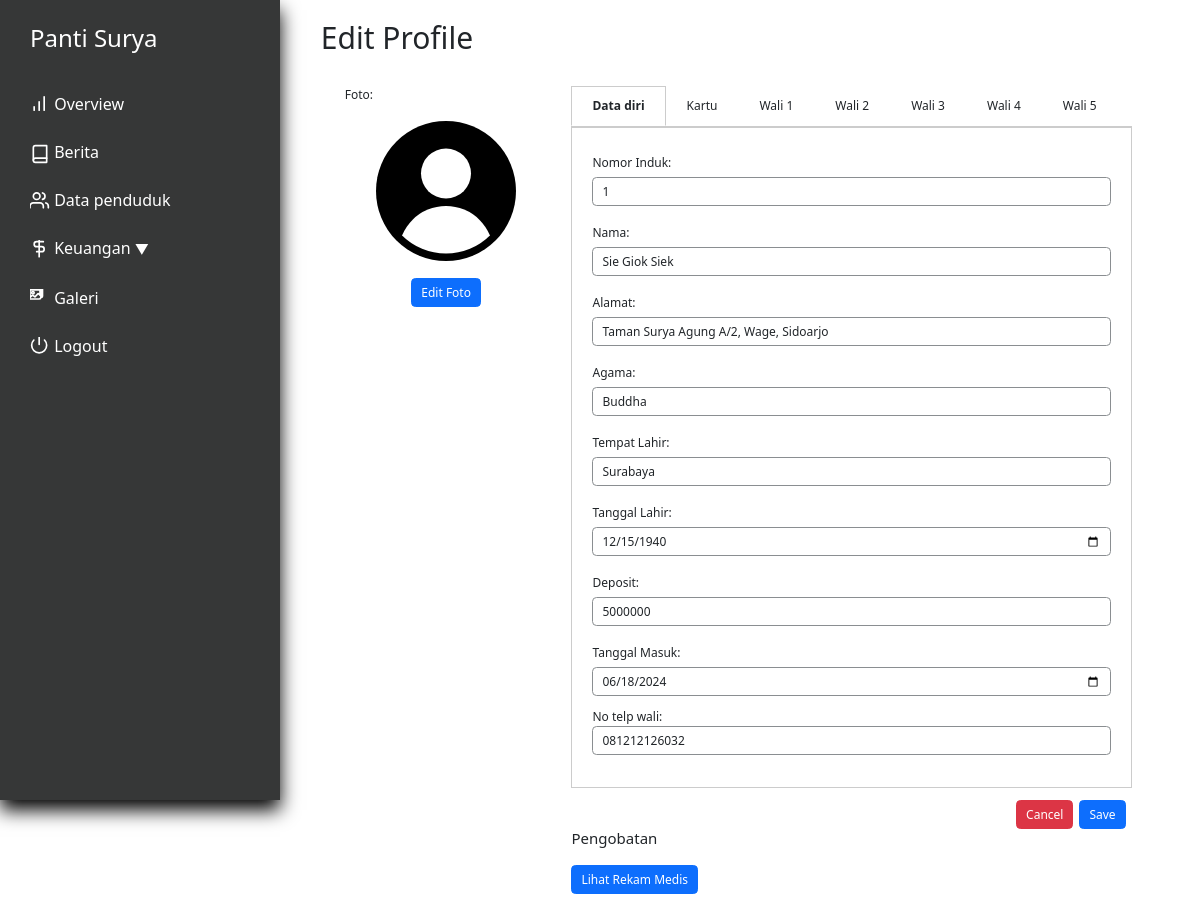
Page /pendudukLihat.php?id=70 (signed in) on the committed database.
### tables this page shows
CREATE TABLE `penduduk` (
  `id` int(11) NOT NULL,
  `nama` varchar(250) NOT NULL,
  `alamat` varchar(100) NOT NULL,
  `tanggal_masuk` date DEFAULT NULL,
  `keuangan_pondokkan` int(11) NOT NULL,
  `keuangan_tabungan` int(11) NOT NULL,
  `keuangan_obat` int(11) NOT NULL,
  `keuangan_total` int(11) NOT NULL,
  `profile_picture` varchar(100) NOT NULL,
  `KTP` varchar(100) DEFAULT NULL,
  `KK` varchar(100) DEFAULT NULL,
  `BPJS` varchar(100) DEFAULT NULL,
  `deposit` int(11) DEFAULT NULL,
  `status` tinyint(1) NOT NULL DEFAULT 0,
  `tempat_lahir` varchar(100) NOT NULL DEFAULT '',
  `agama` varchar(15) NOT NULL DEFAULT ' ',
  `tanggal_lahir` date DEFAULT NULL,
  `nomor_induk` int(11) NOT NULL DEFAULT 0
);

CREATE TABLE `wali` (
  `wali_id` int(11) NOT NULL,
  `penduduk_id` int(11) NOT NULL,
  `nama` varchar(50) NOT NULL,
  `alamat` varchar(100) DEFAULT NULL,
  `agama` varchar(30) NOT NULL,
  `no_telp` varchar(15) NOT NULL,
  `pekerjaan` varchar(100) DEFAULT NULL,
  `hubungan` varchar(100) DEFAULT NULL
);

### utils.php (called while the page is built, shortened)
<?php
class myDB
{
    private $host = "localhost";
    private $username = "root";
    private $password = "";
    private $database = "pantisurya";
    private $db;
    function __construct()
    {
        if ($this->db == null) {
            try {
                $this->db = new PDO("mysql:host=$this->host;dbname=$this->database", $this->username, $this->password);
                $this->db->setAttribute(PDO::ATTR_ERRMODE, PDO::ERRMODE_EXCEPTION);
            } catch (PDOException $e) {
                echo "Connection failed: " . $e->getMessage();
            }
        }
    }
    function getPenduduk($id)
    {
        $query = "SELECT * FROM `penduduk` WHERE id = ? ";
        $res = $this->db->prepare($query);
        $res->execute([$id]);
        return $res;
    }
    function getWali($id){
        $query = "SELECT * FROM `wali` WHERE penduduk_id=?";
        $res = $this->db->prepare($query);
        $res->execute([$id]);
        return $res;
    }
}

### pendudukLihat.php (the view, shortened to what this page needs)
<?php
require "utils.php";
if (isset($_GET["id"])) {
    $id = $_GET["id"];
    $db = new myDB();
    $res = $db->getPenduduk($id);
    $fetch_data = $res->fetch(PDO::FETCH_OBJ);
    $res2 = $db->getWali($id);
    $fetch_wali = $res2->fetchAll(PDO::FETCH_ASSOC);
}
?>
<!DOCTYPE html>
<html lang="en">
<head>
    <?php include "layout/stylejquerynbs5.php" ?>
    <link rel="stylesheet" href="layout/indexstyle.css">
    <link rel="stylesheet" href="layout/stylelihat.css">
    <link rel="stylesheet" href="layout/styleEdit.css">
</head>
<body>
    <div class="app">
        <div class="dashboard">
            <?php include 'nav.php' ?>
            <div class="main">
                <div class="pad">
                    <h1>Edit Profile</h1>
                    <div class="profile-edit" style="padding: 2rem;">
                        <div class="profile">
                            <p >Foto:</p>
                            <img src="svg/abstract-user-flat-3.svg" alt="Fallback SVG" class="fallback-picture">
                            <button type="button" class="btn btn-primary view">Edit Foto</button>
                        </div>
                        <div class="description lr-9">
                            <div class="tab-container">
                                <div class="tab tab-active" data-target="personal">Data diri</div>
                                <div class="tab" data-target="kartu">Kartu</div>
                                <div class="tab" data-target="wali1"> Wali 1</div>
                                <div class="tab" data-target="wali2"> Wali 2</div>
                                <div class="tab" data-target="wali3"> Wali 3</div>
                                <div class="tab" data-target="wali4"> Wali 4</div>
                                <div class="tab" data-target="wali5"> Wali 5</div>
                            </div>
                        <form action="" method="post" enctype="multipart/form-data">
                            <div class="tab-content tab-content-active" id="personal">
                                <div class="mb-3">
                                    <label for="nama" class="col-form-label">Nomor Induk:</label>
                                    <input type="text" class="form-control" id="noinduk" name="noinduk"
                                        value="<?php echo $fetch_data->nomor_induk; ?>">
                                </div>
                                <div class="mb-3">
                                    <label for="nama" class="col-form-label">Nama:</label>
                                    <input type="text" class="form-control" id="nama" name="nama"
                                        value="<?php echo $fetch_data->nama; ?>">
                                </div>
                                <div class="mb-3">
                                    <label for="alamat" class="col-form-label">Alamat:</label>
                                    <input type="text" class="form-control" id="alamat" name="alamat"
                                        value="<?php echo $fetch_data->alamat; ?>">
                                </div>
                                <div class="mb-3">
                                    <label for="agama" class="col-form-label">Agama:</label>
                                    <input type="text" class="form-control" id="agama" name="agama"
                                        value="<?php echo $fetch_data->agama; ?>">
                                </div>
                                <div class="mb-3">
                                    <label for="tempatlahir" class="col-form-label">Tempat Lahir:</label>
                                    <input type="text" class="form-control" id="tempatlahir" name="tempatlahir"
                                        value="<?php echo $fetch_data->tempat_lahir; ?>">
                                </div>
                                <div class="mb-3">
                                    <label for="tanggallahir" class="col-form-label">Tanggal Lahir:</label>
                                    <input type="date" class="form-control" id="tanggallahir" name="tanggallahir"
                                        value="<?php echo $fetch_data->tanggal_lahir; ?>">
                                </div>
                                <div class="mb-3">
                                    <label for="deposit" class="col-form-label">Deposit:</label>
                                    <input type="number" min="0" step="1" class="form-control" id="deposit" name="deposit"
                                        value="<?php echo $fetch_data->deposit; ?>">
                                </div>
                                <div class="mb-3">
                                    <label for="tanggalmasuk" class="col-form-label">Tanggal Masuk:</label>
                                    <input type="date" class="form-control" id="tanggalmasuk" name="tanggalmasuk"
                                        value="<?php echo $fetch_data->tanggal_masuk; ?>">
                                </div>
                                <div class="mb-3">
                                    <label for="noTelpon" class="row-form-label">No telp wali:</label>
                                    <input type="text" class="form-control" id="notelpwali" name=""
                                        value="<?php echo !empty($fetch_wali[0]['no_telp'])?$fetch_wali[0]['no_telp']:"-"; ?>" disabled>
                                </div>
                            </div>
                            <div class="view d-grid gap-2 d-md-flex justify-content-md-end">
                                <a href="penduduk.php" class="btn btn-danger" type="button" id="back">Cancel</a>
                                <button class="btn btn-primary me-md-2" type="submit" name="edit">Save</button>
                            </div>
                        </form>
                        <h5>Pengobatan</h5>
                        <a href="laporanobat.php?id=<?php echo $id ?>"><button type="button" class="btn btn-primary view">Lihat Rekam Medis</button></a>
                    </div>
                    </div>
                </div>
            </div>
        </div>
    </div>
</body>
</html>

### layout/indexstyle.css (style rules this page uses)
:root { --side-nav-width: 280px; --bs-border-color: #8a8e91; font-family: 'Roboto', sans-serif; }
* { box-sizing: border-box; margin: 0; padding: 0; }
.pad { padding: 1.7rem; }
.dashboard { display: flex; flex-direction: row; gap: 1.7rem; }
.main { flex: 1; min-height: 100vh; }
@media (max-width: 1366px) { html { font-size: 75%; } }

### layout/stylelihat.css (style rules this page uses)
.profile { display: flex; justify-content: center; align-items: center; flex-direction: column; width: 25%; }
.profile p { align-self: flex-start; }
.main { position: relative; }
.profile img { max-width: 150px; max-height: 150px; }
.description { flex: 1; }
.lr-9 { padding-left: 2rem; padding-right: 2rem; }
.view { margin-top: 1rem; }

### layout/styleEdit.css (style rules this page uses)
.profile-edit { display: flex; flex-direction: row; align-items: flex-start; }
.tab-container { border-bottom: 1px solid #ccc; display: flex; }
.tab { padding: 10px 20px; cursor: pointer; border: 1px solid transparent; border-bottom: none; transition: color 0.3s, border 0.3s; }
.tab-active { border: 1px solid #ccc; border-bottom: 1px solid white; background-color: white; font-weight: bold; }
.tab-content { display: none; padding: 20px; border: 1px solid #ccc; }
.tab-content-active { display: block; }

### pendudukLihat.php (style rules this page uses)
.fallback-picture { display: none; border-radius: 50%; width: 200px; height: 200px; }
.mb-3 input:disabled { background-color: white; }

### rows in the picture
penduduk: noinduk "1", nama "Sie Giok Siek", alamat "Taman Surya Agung A/2, Wage, Sidoarjo", agama "Buddha", tempatlahir "Surabaya", tanggallahir "12/15/1940", deposit "5000000", tanggalmasuk "06/18/2024"
wali: no_telp "081212126032"
